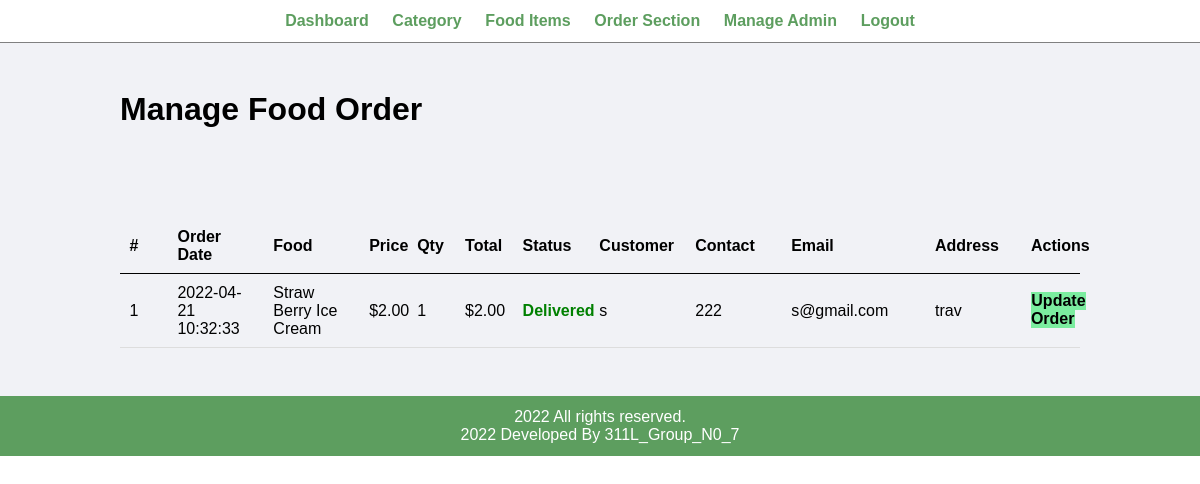
/admin/manage-order.php (signed in), run on the app's committed database.
### tables this page shows
CREATE TABLE `tbl_order` (
  `id` int(10) UNSIGNED NOT NULL,
  `food` varchar(150) NOT NULL,
  `price` decimal(10,2) NOT NULL,
  `qty` int(11) NOT NULL,
  `total` decimal(10,2) NOT NULL,
  `order_date` datetime NOT NULL,
  `status` varchar(50) NOT NULL,
  `customer_name` varchar(150) NOT NULL,
  `customer_contact` varchar(20) NOT NULL,
  `customer_email` varchar(150) NOT NULL,
  `customer_address` varchar(255) NOT NULL
);

### admin/manage-order.php (the view, shortened to what this page needs)
<?php include('partials/menu.php'); ?>
<div class="main-content">
    <div class="wrapper">
        <h1>Manage Food Order</h1>
                <br /><br /><br />
                <br><br>
                <table class="tbl-full">
                    <tr>
                        <th width="5%">#</th>
                        <th width="10%">Order Date</th>
                        <th width="10%">Food</th>
                        <th width="5%">Price</th>
                        <th width="5%">Qty</th>
                        <th width="6%">Total</th>
                        <th width="8%">Status</th>
                        <th width="10%">Customer</th>
                        <th width="10%">Contact</th>
                        <th width="15%">Email</th>
                        <th width="10%">Address</th>
                        <th>Actions</th>
                    </tr>
                    <?php
                        $sql = "SELECT * FROM tbl_order ORDER BY id DESC";
                        $res = mysqli_query($conn, $sql);
                        $count = mysqli_num_rows($res);
                        $sn = 1;
                        if($count>0)
                        {
                            while($row=mysqli_fetch_assoc($res))
                            {
                                $id = $row['id'];
                                $food = $row['food'];
                                $price = $row['price'];
                                $qty = $row['qty'];
                                $total = $row['total'];
                                $order_date = $row['order_date'];
                                $status = $row['status'];
                                $customer_name = $row['customer_name'];
                                $customer_contact = $row['customer_contact'];
                                $customer_email = $row['customer_email'];
                                $customer_address = $row['customer_address'];
                                ?>
                                    <tr>
                                        <td><?php echo $sn++; ?> </td>
                                        <td><?php echo $order_date; ?></td>
                                        <td><?php echo $food; ?></td>
                                        <td><?php echo '$'.$price; ?></td>
                                        <td><?php echo $qty; ?></td>
                                        <td><?php echo '$'.$total; ?></td>
                                        <td>
                                            <?php
                                                if($status=="Ordered")
                                                {
                                                    echo "<label style='color: blue;'>$status</label>";
                                                }
                                                elseif($status=="On Delivery")
                                                {
                                                    echo "<label style='color: orange;'>$status</label>";
                                                }
                                                elseif($status=="Delivered")
                                                {
                                                    echo "<label style='color: green;'><b>$status</b></label>";
                                                }
                                                elseif($status=="Cancelled")
                                                {
                                                    echo "<label style='color: red;'>$status</label>";
                                                }
                                            ?>
                                        </td>
                                        <td><?php echo $customer_name; ?></td>
                                        <td><?php echo $customer_contact; ?></td>
                                        <td><?php echo $customer_email; ?></td>
                                        <td><?php echo $customer_address; ?></td>
                                        <td>
                                            <a href="<?php echo SITEURL; ?>admin/update-order.php?id=<?php echo $id; ?>" class="btn-secondary">Update Order</a>
                                        </td>
                                    </tr>
                                <?php
                            }
                        }
                        else
                        {
                            echo "<tr><td colspan='12' class='error'>Orders not Available</td></tr>";
                        }
                    ?>
                </table>
    </div>
</div>
<?php include('partials/footer.php'); ?>

### css/admin.css (style rules this page uses)
* { margin: 0; padding: 0; font-family: Arial, Helvetica, sans-serif; }
.wrapper { padding: 1%; width: 80%; margin: 0 auto; }
.tbl-full { width: 100%; }
table { border-collapse: collapse; width: 100%; }
th, td { padding: 8px; text-align: left; border-bottom: 1px solid #ddd; }
table tr th { border-bottom: 1px solid black; padding: 1%; text-align: left; }
table tr td { padding: 1%; }
.btn-secondary { background-color: #7bed9f; padding: 1%; color: black; text-decoration: none; font-weight: bold; }
.main-content { background-color: #f1f2f6; padding: 3% 0; }

### data on the page
tbl_order: order_date "2022-04-21 10:32:33", food "Straw Berry Ice Cream", price "2.00", qty "1", total "2.00", status "Delivered", customer_name "s", customer_contact "222", customer_email "s@gmail.com", customer_address "trav"
